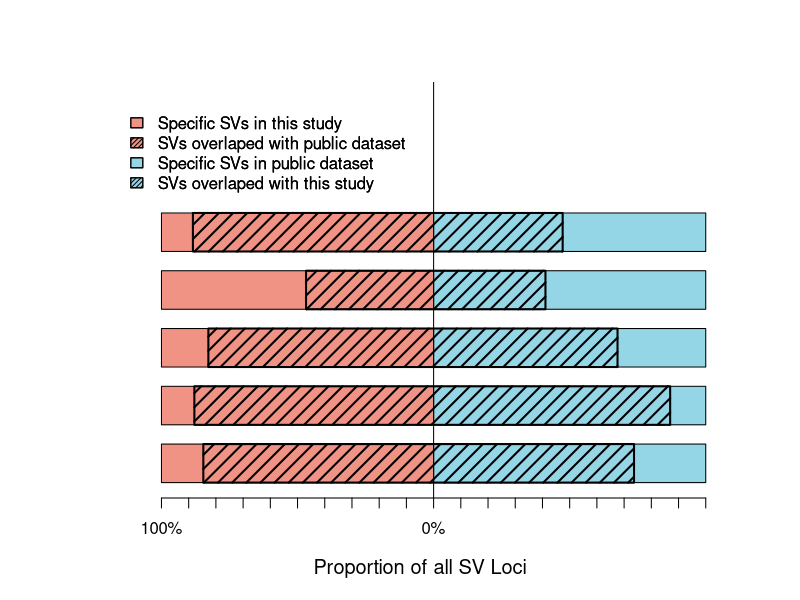

The R script that drew this image:

library(ggsci)
colo<- pal_npg(alpha=0.6)(6)
par(mar=c(5,5,4,4))
pdf(file="/Users/wuzhongzi/Desktop/NcGbJgg_SV.pdf",width=6,height=5)
### plot
plot(1:200, 1:200, ylim = c(0,200), xlim = c (-20,210), type = "n",,bty="n",xaxt="n",yaxt="n",xlab="Proportion of all SV Loci",ylab="",cex.lab=1.2)
axis(side=1,at=c(0,10,20,30,40,50,60,70,80,90,100,110,120,130,140,150,160,170,180,190,200),labels=c("100%","","","","","50%","","","","","0%","","","","","50%","","","","","100%"),cex.axis=1,font.axis=1,las=1)
### All SVs
rect(ybottom = 0, xleft = 0, ytop = 20, xright = 100,col=colo[1])
rect(ybottom = 0, xleft = 100, ytop = 20, xright = 200,col=colo[2])
rect(ybottom = 0, xleft = 15.382 , ytop = 20, xright = 173.641 , angle = 45, density =10,lwd=2 )
#abline(v=100)
### legend
legend("topleft", legend = c("Specific SVs in this study","SVs overlaped with public dataset","Specific SVs in public dataset","SVs overlaped with this study") ,
	fill = c(colo[1],colo[1],colo[2],colo[2]) ,
    bty = "n" ,horiz = FALSE, inset = c(0.05, 0.05))
legend("topleft", legend = c("Specific SVs in this study","SVs overlaped with public dataset","Specific SVs in public dataset","SVs overlaped with this study") ,
	 density=c(0,30,0,30),angle=c(0,45,0,45),, bty = "n" ,horiz = FALSE, inset = c(0.05, 0.05))
### DEL
rect(ybottom = 30, xleft = 0, ytop = 50, xright = 100,col=colo[1])
rect(ybottom = 30, xleft = 100, ytop = 50, xright = 200,col=colo[2])
rect(ybottom = 30, xleft = 12.092  , ytop = 50, xright = 186.922  ,angle = 45, density =10,lwd=2 )
### INS 
rect(ybottom = 60, xleft = 0, ytop = 80, xright = 100,col=colo[1])
rect(ybottom = 60, xleft = 100, ytop = 80, xright = 200,col=colo[2])
rect(ybottom = 60, xleft = 17.235  , ytop = 80, xright = 167.579  ,angle = 45, density =10,lwd=2 )
### DUP
rect(ybottom = 90, xleft = 0, ytop = 110, xright = 100,col=colo[1])
rect(ybottom = 90, xleft = 100, ytop = 110, xright = 200,col=colo[2])
rect(ybottom = 90, xleft = 53.121  , ytop = 110, xright = 141.094  ,angle = 45, density =10,lwd=2 )
###INV
rect(ybottom = 120, xleft = 0, ytop = 140, xright = 100,col=colo[1])
rect(ybottom = 120, xleft = 100, ytop = 140, xright = 200,col=colo[2])
rect(ybottom = 120, xleft = 11.555  , ytop = 140, xright = 147.423  ,angle = 45, density =10,lwd=2 )

abline(v=100)
dev.off()
